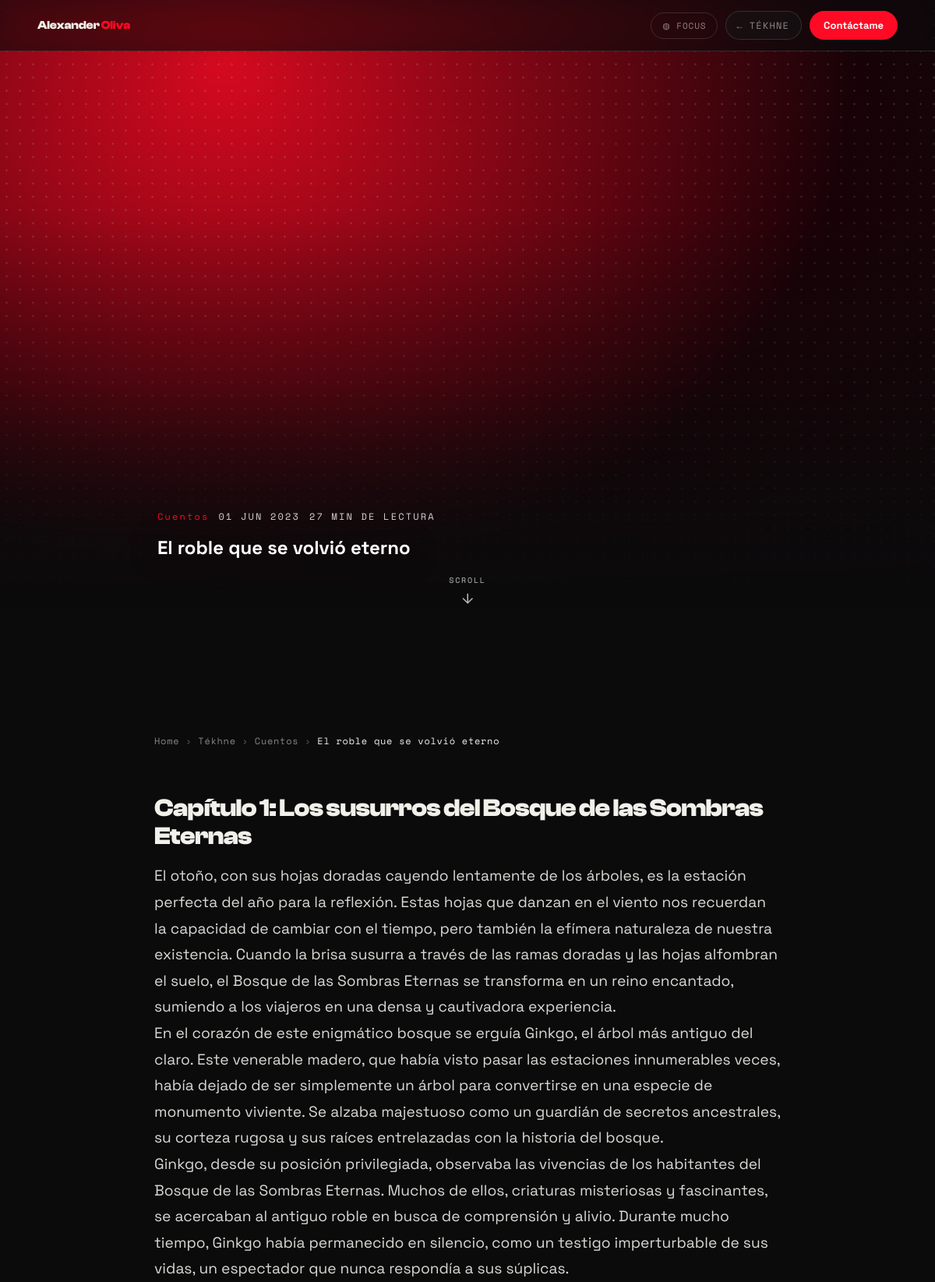
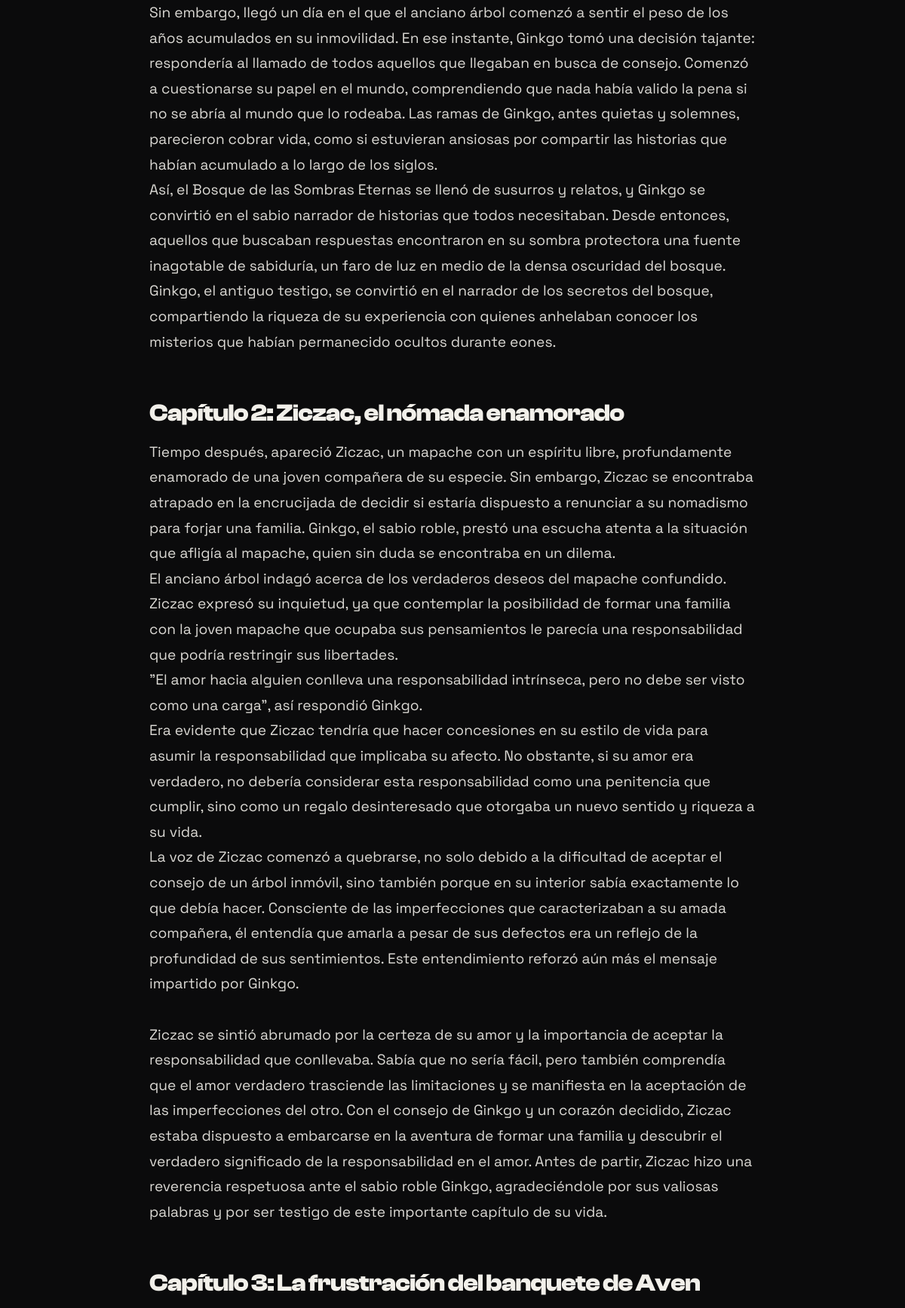
/tekhne/el-roble-que-se-volvio-eterno (upper part), run on the app's committed database (2 pictures, top to bottom).
### tables this page shows
CREATE TABLE blog (
    id          INT AUTO_INCREMENT PRIMARY KEY,
    titulo      VARCHAR(180) NOT NULL,
    slug        VARCHAR(180) NULL,                
    estado      ENUM('borrador','publicado') NOT NULL DEFAULT 'publicado',
    categoria   VARCHAR(60)  NULL,
    fecha_pub   DATE         NULL,
    descripcion TEXT         NULL,                
    contenido   MEDIUMTEXT   NULL,                
    cover_img   VARCHAR(160) NULL,
    ref_tipo    VARCHAR(20)  NULL,                
    ref_id      INT          NULL,                
    visitas     INT          NOT NULL DEFAULT 0,  
    orden       INT          NOT NULL DEFAULT 0,
    creado      TIMESTAMP    DEFAULT CURRENT_TIMESTAMP
);

### Router.php (called while the page is built, shortened)
<?php
class Router
{
    public function render($view, $datos = [], $layout = 'layout')
    {
        include_once __DIR__ . "/views/$view.php";
    }
}

### controllers/PortfolioController.php (called while the page is built, shortened)
<?php
class PortfolioController
{
    public static function articulo(Router $router)
    {
        $slug = trim($_GET['slug'] ?? '');
        $id   = (int) ($_GET['id'] ?? 0);
        $post = $slug !== '' ? Blog::porSlug($slug) : ($id ? Blog::find($id) : null);
        $recursos = BlogRecurso::resolver(BlogRecurso::deEntrada((int) $post->id));
        $router->render('blog/articulo', [
            'titulo' => $post->titulo . ' - Tékhne · Alexander Oliva',
            'metaDescripcion' => $post->descripcion,
            'ogTitulo' => $post->titulo,
            'ogImagen' => $post->cover_img ? urlSubida('blog', $post->cover_img) : '/build/img/profile.png',
            'ogTipo'   => 'article',
            'ogFecha'  => $post->fecha_pub ?: null,
            'canonical' => 'https://alexanderoliva.com/tekhne/' . ($post->slug ?: $post->id),
            'post'     => $post,
            'recursos' => $recursos,
        ], 'portfolio-layout');
    }
}

### models/Blog.php (called while the page is built, shortened)
<?php
class Blog extends ActiveRecord {
    protected static $tabla = 'blog';
    public $contenido;
    public function __construct($args = []) {
        $this->contenido   = $args['contenido']   ?? '';
    }
    public static function porSlug(string $slug) {
        $slug = self::$db->escape_string($slug);
        $r = self::consultarSQL("SELECT * FROM " . static::$tabla . " WHERE slug = '{$slug}' LIMIT 1");
        return array_shift($r);
    }
    public static function registrarVisita(int $id) : void {
        $id = (int) $id;
        self::$db->query("UPDATE " . static::$tabla . " SET visitas = visitas + 1 WHERE id = {$id}");
    }
    public function tiempoLectura() : int {
        $texto = (string) $this->contenido;
        $texto = preg_replace('/!\[[^\]]*\]\([^)]*\)/', '', $texto);
        $texto = trim(strip_tags($texto));
        return max(1, (int) ceil(str_word_count($texto) / 200));
    }
}

### models/ActiveRecord.php (called while the page is built, shortened)
<?php
class ActiveRecord {
    protected static $db;
    public static function setDB($database) {
        self::$db = $database;
    }
    public static function consultarSQL($query) {
        $resultado = self::$db->query($query);
        $array = [];
        while($registro = $resultado->fetch_assoc()) {
            $array[] = static::crearObjeto($registro);
        }
        return $array;
    }
    protected static function crearObjeto($registro) {
        $objeto = new static;
        foreach($registro as $key => $value ) {
            if(property_exists( $objeto, $key  )) {
                $objeto->$key = $value;
            }
        }
        return $objeto;
    }
}

### includes/funciones.php (called while the page is built, shortened)
<?php
function s($html = '') : string {
    return htmlspecialchars($html ?? '');
}
function waLink(string $mensaje = '') : string {
    $base = 'https://wa.me/525637185620';
    return $mensaje !== '' ? $base . '?text=' . rawurlencode($mensaje) : $base;
}
function generarSlug(string $texto) : string {
    $texto = strtolower(trim($texto));
    $texto = strtr($texto, ['á'=>'a','é'=>'e','í'=>'i','ó'=>'o','ú'=>'u','ñ'=>'n','ü'=>'u']);
    $texto = preg_replace('/[^a-z0-9]+/', '-', $texto);
    return trim($texto, '-') ?: 'articulo';
}

### views/blog/articulo.php (the view, shortened to what this page needs)
<link rel="stylesheet" href="/build/css/paginas.css">
<div id="ao-app" data-theme="dark">
<div data-barba-namespace="blog-articulo">
    <header class="pg-top">
        <a href="/" class="brand">Alexander <span>Oliva</span></a>
        <div class="pg-actions">
            <button type="button" id="pg-focus" class="pg-focus-btn pg-focus-fab" aria-pressed="false" title="Modo lectura">◍ Focus</button>
            <a class="pg-back" href="/tekhne">Tékhne</a>
            <a class="pg-wa" href="<?php echo waLink('Hola Alexander, leí tu artículo «' . $post->titulo . '».'); ?>" target="_blank" rel="noopener">Contáctame</a>
        </div>
    </header>
    <?php
    $ao_grads = [
        'repeating-linear-gradient(45deg,rgba(255,255,255,.06) 0 2px,transparent 2px 15px),linear-gradient(135deg,var(--accent) 0%,#1a0207 55%,#0b0b0c 100%)',
        'radial-gradient(rgba(255,255,255,.14) 1px,transparent 1.6px) 0 0/17px 17px,radial-gradient(130% 130% at 24% 18%,var(--accent) 0%,#1a0207 52%,#0b0b0c 100%)',
        'repeating-linear-gradient(90deg,rgba(255,255,255,.05) 0 1px,transparent 1px 13px),linear-gradient(115deg,#0b0b0c 18%,#1a0207 55%,var(--accent) 100%)',
    ];
    ?>
    <section class="art-hero" id="art-hero">
        <div class="art-hero-media" id="art-hero-media" style="view-transition-name:ao-cover">
            <?php if (!empty($post->cover_img)) : ?>
                <img src="<?php echo urlSubida('blog', $post->cover_img); ?>" alt="<?php echo s($post->titulo); ?>">
            <?php else : ?>
                <div class="art-hero-grad" style="background:<?php echo $ao_grads[(int) $post->id % count($ao_grads)]; ?>"></div>
            <?php endif; ?>
        </div>
        <div class="art-hero-scrim"></div>
        <div class="art-hero-inner">
            <div class="pg-kicker art-hero-el">
                <span class="acc"><?php echo s($post->categoria); ?></span>
                <span><?php echo $post->fecha_pub ? strtoupper(date('d M Y', strtotime($post->fecha_pub))) : ''; ?></span>
                <span><?php echo $post->tiempoLectura(); ?> MIN DE LECTURA</span>
            </div>
            <h1 class="pg-title art-hero-el"><?php echo s($post->titulo); ?></h1>
        </div>
        <div class="art-hero-cue" id="art-hero-cue" aria-hidden="true">
            <span>Scroll</span>
            <svg viewBox="0 0 24 24" fill="none" stroke="currentColor" stroke-width="1.8" stroke-linecap="round" stroke-linejoin="round"><path d="M12 5v14M19 12l-7 7-7-7"/></svg>
        </div>
    </section>
    <main class="pg pg--article">
        <nav class="pg-crumb" data-anim aria-label="Ruta de navegación">
            <a href="/">Home</a><span>›</span>
            <a href="/tekhne">Tékhne</a><span>›</span>
            <a href="/tekhne/categoria/<?php echo s(generarSlug($post->categoria)); ?>"><?php echo s($post->categoria); ?></a><span>›</span>
            <span class="cur"><?php echo s($post->titulo); ?></span>
        </nav>
        <article class="pg-body" data-anim>
            <?php echo $post->contenido;  ?>
        </article>
    </main>
</div>
</div>

### public/build/css/portfolio.css (style rules this page uses)
* { box-sizing: border-box; }
html, body { margin: 0; padding: 0; }
body { background: #0b0b0c; }
#ao-app[data-theme=dark] { --bg: #0b0b0c; --fg: #f2f0ea; --muted: rgba(242, 240, 234, .54); --line: rgba(242, 240, 234, .14); --surface: #151517; --accent: #ff0a24; --accent-fg: #ffffff; --chip: #f4f1ea; --chip-fg: #141210; --inv-bg: #f4f1ea; --inv-fg: #151311; --inv-muted: rgba(21, 19, 17, .6); --inv-line: rgba(21, 19, 17, .16); --sh-sm: 0 1px 2px rgba(0, 0, 0, .20), 0 4px 12px rgba(0, 0, 0, .22); --sh-md: 0 2px 6px rgba(0, 0, 0, .18), 0 10px 30px rgba(0, 0, 0, .30); --sh-lg: 0 4px 14px rgba(0, 0, 0, .20), 0 18px 50px rgba(0, 0, 0, .36); --sh-xl: 0 6px 22px rgba(0, 0, 0, .24), 0 30px 74px rgba(0, 0, 0, .44); }

### data on the page
blog: categoria "Cuentos", fecha_pub "01 JUN 2023", contenido "27", titulo "El roble que se volvió eterno", contenido "Capítulo 1: Los susurros del Bosque de las Sombras Eternas El otoño, con sus hojas doradas cayendo lentamente de los árboles, es la estación perfecta del año para la reflexión. Estas hojas que danzan en el viento nos recuerdan la capacidad de cambiar con el tiempo, pero también la efímera naturaleza de nuestra existencia. Cuando la brisa susurra a través de las ramas doradas y las hojas alfombran el suelo, el Bosque de las Sombras Eternas se transforma en un reino encantado, sumiendo a los viajeros en una densa y cautivadora experiencia. En el corazón de este enigmático bosque se erguía Ginkgo, el árbol más antiguo del claro. Este venerable madero, que había visto pasar las estaciones…"
